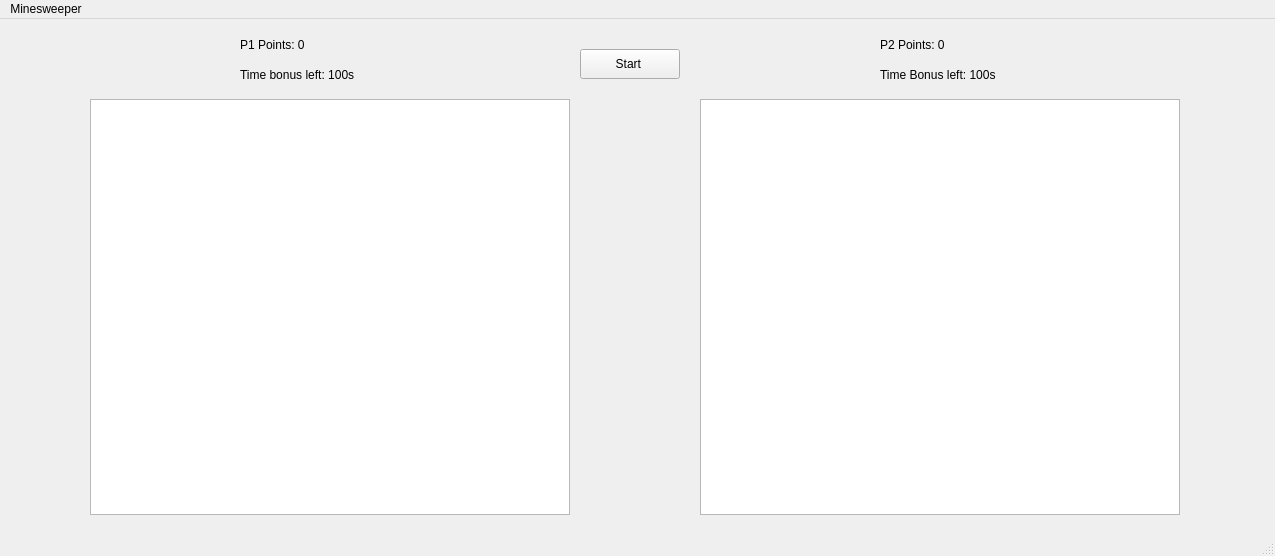
<?xml version="1.0" encoding="UTF-8"?>
<ui version="4.0">
 <class>MainWindow</class>
 <widget class="QMainWindow" name="MainWindow">
  <property name="geometry">
   <rect>
    <x>0</x>
    <y>0</y>
    <width>1275</width>
    <height>556</height>
   </rect>
  </property>
  <property name="windowTitle">
   <string>MainWindow</string>
  </property>
  <widget class="QWidget" name="centralwidget">
   <widget class="QGraphicsView" name="playerView">
    <property name="geometry">
     <rect>
      <x>90</x>
      <y>80</y>
      <width>480</width>
      <height>416</height>
     </rect>
    </property>
   </widget>
   <widget class="QPushButton" name="startButton">
    <property name="geometry">
     <rect>
      <x>580</x>
      <y>30</y>
      <width>100</width>
      <height>30</height>
     </rect>
    </property>
    <property name="text">
     <string>Start </string>
    </property>
   </widget>
   <widget class="QGraphicsView" name="playerView_2">
    <property name="geometry">
     <rect>
      <x>700</x>
      <y>80</y>
      <width>480</width>
      <height>416</height>
     </rect>
    </property>
   </widget>
   <widget class="QLabel" name="timer_label1">
    <property name="geometry">
     <rect>
      <x>240</x>
      <y>40</y>
      <width>151</width>
      <height>31</height>
     </rect>
    </property>
    <property name="text">
     <string>Time bonus left: 100s</string>
    </property>
   </widget>
   <widget class="QLabel" name="timer_label2">
    <property name="geometry">
     <rect>
      <x>880</x>
      <y>40</y>
      <width>151</width>
      <height>31</height>
     </rect>
    </property>
    <property name="text">
     <string>Time Bonus left: 100s</string>
    </property>
   </widget>
   <widget class="QLabel" name="timer_label1_2">
    <property name="geometry">
     <rect>
      <x>240</x>
      <y>10</y>
      <width>151</width>
      <height>31</height>
     </rect>
    </property>
    <property name="text">
     <string>P1 Points: 0</string>
    </property>
   </widget>
   <widget class="QLabel" name="timer_label2_2">
    <property name="geometry">
     <rect>
      <x>880</x>
      <y>10</y>
      <width>151</width>
      <height>31</height>
     </rect>
    </property>
    <property name="text">
     <string>P2 Points: 0</string>
    </property>
   </widget>
  </widget>
  <widget class="QMenuBar" name="menubar">
   <property name="geometry">
    <rect>
     <x>0</x>
     <y>0</y>
     <width>1275</width>
     <height>26</height>
    </rect>
   </property>
   <widget class="QMenu" name="menuMinesweeper">
    <property name="title">
     <string>Minesweeper</string>
    </property>
   </widget>
   <addaction name="menuMinesweeper"/>
  </widget>
  <widget class="QStatusBar" name="statusbar"/>
 </widget>
 <resources/>
 <connections/>
</ui>
